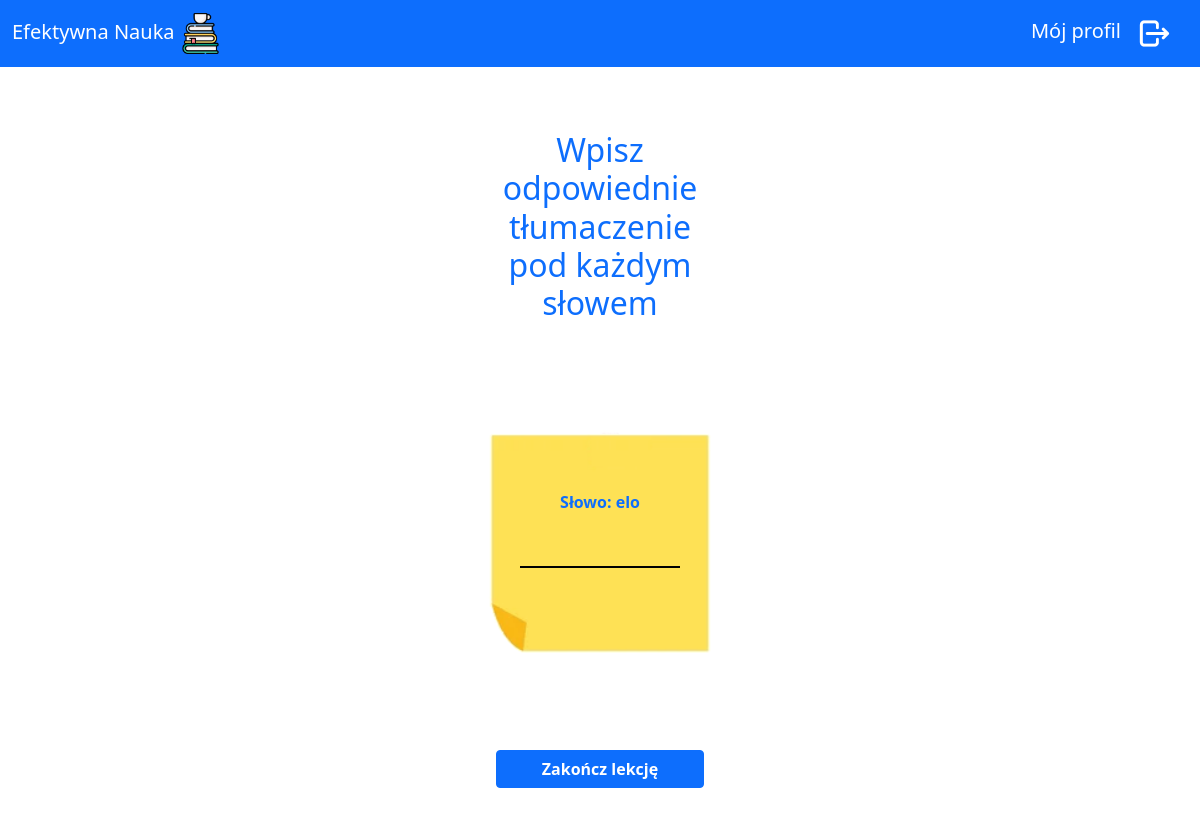
Page /lesson/3 (signed in) on the earlier database version.
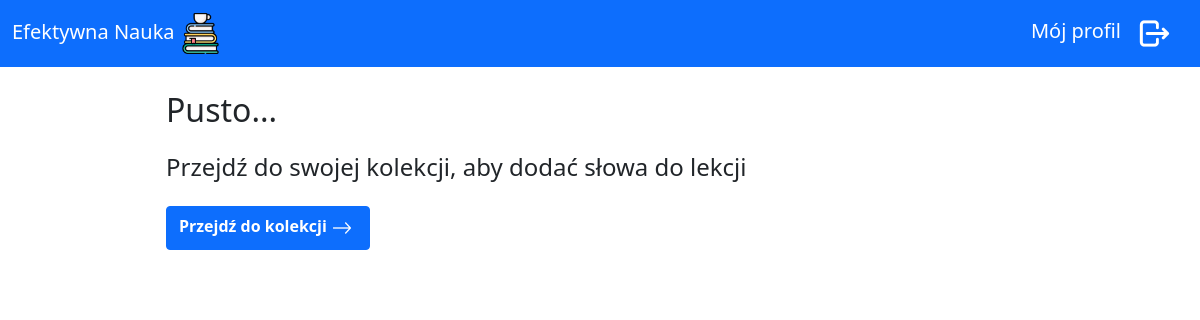
Same page on the later database version.
### swbo/models.py (models this page shows)
class cards(db.Model):
    id = db.Column("id", db.Integer, primary_key=True)
    word = db.Column(db.String(60))
    translation = db.Column(db.String(60))
    group_id = db.Column(db.Integer, db.ForeignKey("groups.id"))

### swbo/practice/routes.py (the view, shortened to what this page needs)
@practice.route("/lesson/<group_id>", methods=["GET", "POST"])
def lesson_page(group_id):
    if "logged_in" not in session:
        return redirect(url_for("user.login_page"))
    group = groups.query.filter_by(id=group_id).first()
    if not group:
        return redirect(url_for("practice.practice_page"))
    login_in_session = session["login"]
    user_id = users.query.filter_by(login=login_in_session).first().id
    owner = group.user_id
    if user_id != owner:
        return redirect(url_for("practice.practice_page"))
    cards_list = cards.query.filter_by(group_id=group_id).all()
    if("results" not in session):
        results = ''
        cards_list = shuffle_list(cards_list)
        answers = ''
    else:
        results = session["results"]
        answers = session["answers"]
        session.pop("results")          # so it will display only this one time
        session.pop("answers")
    return render_template("lesson.html", cards=cards_list, results=results, answers=answers)

### swbo/practice/utils.py (called while the page is built)
def swapPositions(list, pos1, pos2):
    list[pos1], list[pos2] = list[pos2], list[pos1]
    return list

def shuffle_list(list):
    for j in range(3):
        for i in range(len(list)):
            randomNumber = rand.randint(0, len(list) - 1)
            list = swapPositions(list, i, randomNumber)
    return list

### swbo/templates/lesson.html (shortened to what this page needs)
{% extends "base.html" %}
{% block content %}
<div class="lesson">
{% if cards %}
    <h2 class="mx-auto my-5 w-25 text-center text-primary">Wpisz odpowiednie tłumaczenie pod każdym słowem</h2>
    {% if not results %}
    <div class=" position-relative">
        <form action="#" method="post" class="d-flex align-items-center flex-column w-100 position-relative">
            {% for card in cards %}
                <div class="position-relative card-wrapper">
                  <img src="{{url_for('static', filename='images/sticky_notes1.png')}}" class="w-100"/>
                  <div class="position-relative text-center card-text">
                    <p class="text-primary">Słowo: {{card.word}}</p>
                    <input type="text" class="form-control transparent-input w-50 text-center" id="card-{{card.id}}" name="answer{{card.id}}"/>
                  </div>
                </div>
            {% endfor %}
            <button type="submit" class="btn btn-primary submit-btn">Zakończ lekcję</button>
        </form>
    </div>
    {% endif %}
  {% else %}
         <h2 class="py-2">Pusto...</h2>
         <h4 class="py-2">Przejdź do swojej kolekcji, aby dodać słowa do lekcji</h4>
         <a href="/cards_collection" class="btn btn-primary mt-10 rounded-0 rounded-bottom rounded-top my-2">Przejdź do kolekcji<img src="{{url_for('static', filename='images/arrow.png')}}" class="mw-100"/></a>
  {% endif %}
</div>
{% endblock %}

Differences in the rows shown:
removed cards: word "elo"
Other differences:
text no longer shown: "Wpisz odpowiednie tłumaczenie pod każdym słowem Zakończ lekcję"
text now shown: "Pusto... Przejdź do swojej kolekcji, aby dodać słowa do lekcji Przejdź do kolekcji"
